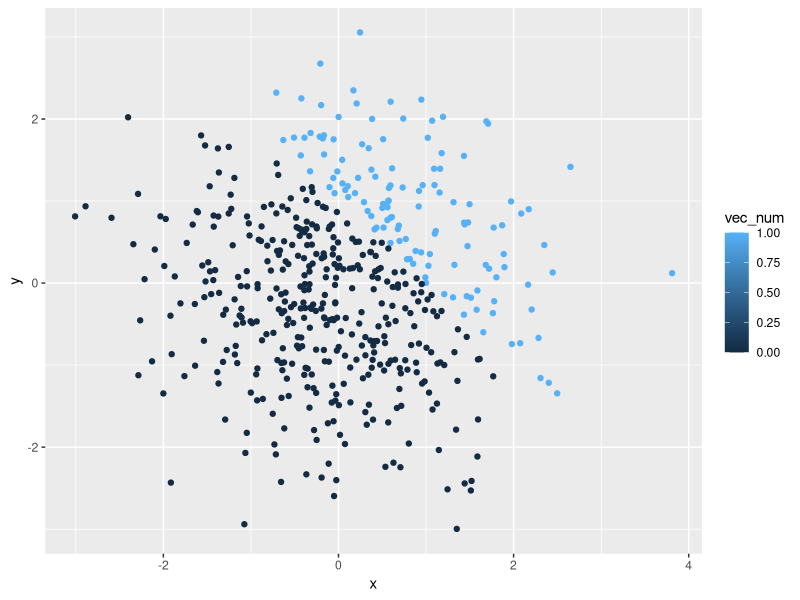
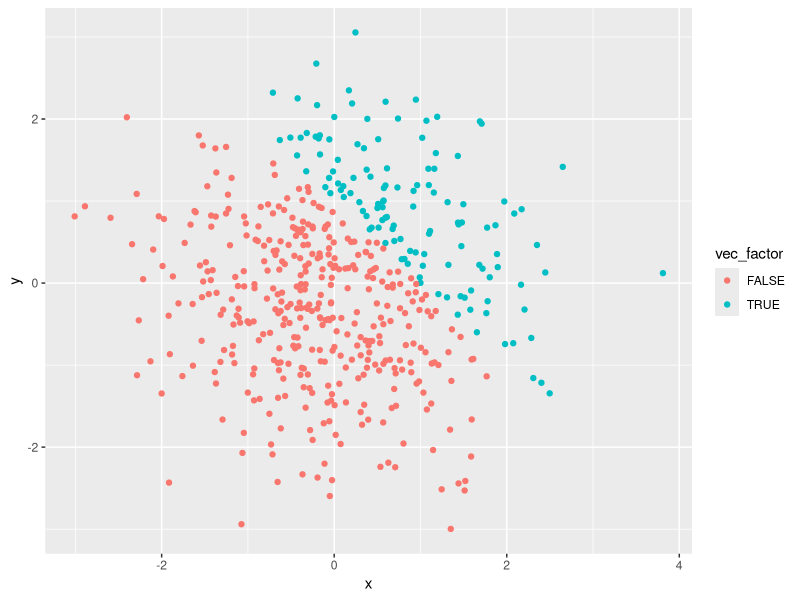
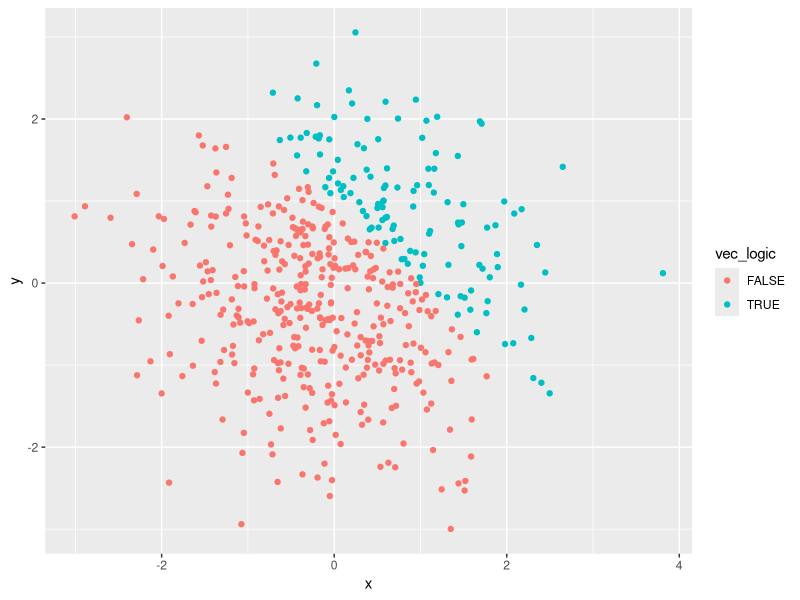

The R source for these figures, in order:
## ---- chunk 1
knitr::opts_chunk$set(echo = TRUE)
## ---- chunk 2
library(tidyverse)
## ---- chunk 3
set.seed(1)
dataframe_1 = tibble(
  random_sample = rnorm(8, sd = 1),
  vec_logic = random_sample > 0,
  vec_char = character(8),
  vec_factor = factor(c(1,2,2,3,1,2,3,3))
)

## ---- chunk 4
log_to_num = as.numeric(pull(dataframe_1, vec_logic))
log_to_factor = as.factor(pull(dataframe_1, vec_logic))
factor_to_num = as.numeric(as.factor(pull(dataframe_1, vec_logic)))
## ---- chunk 5
dataframe_2 = tibble(
  x = rnorm(500, mean = 0, sd = 1),
  y = rnorm(500, mean = 0, sd = 1),
  vec_logic = (x+y) > 1,
  vec_num = as.numeric(vec_logic),
  vec_factor = as.factor(vec_logic)
)
## ---- chunk 6
plot_1 = ggplot(dataframe_2, aes(x = x, y = y, color = vec_logic)) + geom_point()
## ---- chunk 7
ggsave("plot_hw1.png", plot = plot_1)
## ---- chunk 8
ggplot(dataframe_2, aes(x = x, y = y, color = vec_num)) + geom_point()
## ---- chunk 9
ggplot(dataframe_2, aes(x = x, y = y, color = vec_factor)) + geom_point()
